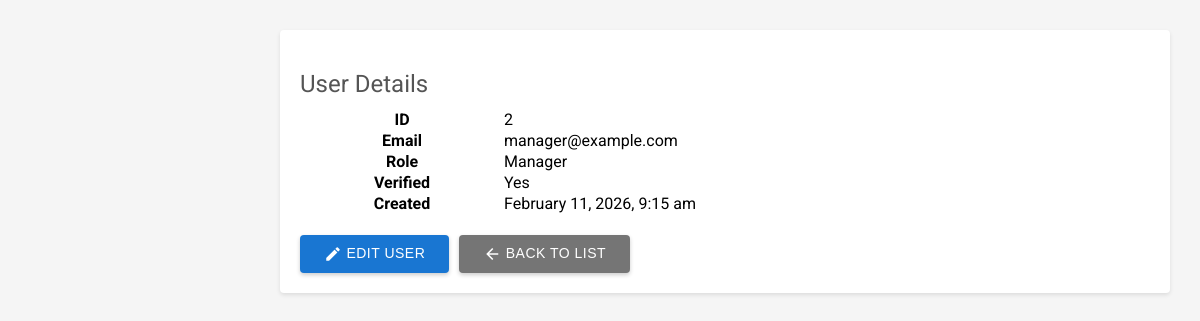
Page /app/users/user-view.php?user_id=2 (signed in) on the committed database.
### tables this page shows
CREATE TABLE users (
    id INT AUTO_INCREMENT PRIMARY KEY,
    email VARCHAR(255) UNIQUE NOT NULL,
    password VARCHAR(255) NOT NULL,
    role ENUM('admin', 'manager', 'user') DEFAULT 'user',

     
    is_verified TINYINT(1) DEFAULT 0,
    verification_token VARCHAR(64),
    email_verification_expires DATETIME NULL,

    created_at TIMESTAMP DEFAULT CURRENT_TIMESTAMP,
    updated_at TIMESTAMP DEFAULT CURRENT_TIMESTAMP ON UPDATE CURRENT_TIMESTAMP
);

### app/users/user-view.php (the view, shortened to what this page needs)
<?php
require_once '../../config/config.php';
require_once '../../config/functions.php';
$userId = $_GET['user_id'] ?? 0;
$stmt = $pdo->prepare("SELECT id, email, role, is_verified, verification_token, email_verification_expires, created_at FROM users WHERE id = ?");
$stmt->execute([$userId]);
$user = $stmt->fetch(PDO::FETCH_ASSOC);
?>
<div class="card">
    <h2>User Details</h2>
    <?php if ($user): ?>
        <table>
            <tr>
                <th style="width: 200px;">ID</th>
                <td><?php echo $user['id']; ?></td>
            </tr>
            <tr>
                <th>Email</th>
                <td><?php echo htmlspecialchars($user['email']); ?></td>
            </tr>
            <tr>
                <th>Role</th>
                <td>
                    <span class="badge badge-<?php echo $user['role']; ?>">
                        <?php echo ucfirst($user['role']); ?>
                    </span>
                </td>
            </tr>
            <tr>
                <th>Verified</th>
                <td>
                    <span class="badge badge-<?php echo $user['is_verified'] ? 'verified' : 'unverified'; ?>">
                        <?php echo $user['is_verified'] ? 'Yes' : 'No'; ?>
                    </span>
                </td>
            </tr>
            <tr>
                <th>Created</th>
                <td><?php echo date('F j, Y, g:i a', strtotime($user['created_at'])); ?></td>
            </tr>
        </table>
        <div style="margin-top: 20px; display: flex; gap: 10px;">
            <a href="user-update.php?user_id=<?php echo $user['id']; ?>">
                <button>
                    <span class="material-icons" style="vertical-align: middle; font-size: 18px;">edit</span>
                    Edit User
                </button>
            </a>
            <a href="dashboard.php">
                <button style="background: #757575;">
                    <span class="material-icons" style="vertical-align: middle; font-size: 18px;">arrow_back</span>
                    Back to List
                </button>
            </a>
        </div>
    <?php else: ?>
        <div class="error">User not found.</div>
    <?php endif; ?>
</div>

### assets/css/style.css (style rules this page uses)
* { margin: 0; padding: 0; box-sizing: border-box; }
body { font-family: 'Roboto', Arial, sans-serif; background: #f5f5f5; display: flex; min-height: 100vh; }
h2 { color: #555; margin: 20px 0 10px; font-weight: 400; }
.card { background: white; border-radius: 4px; box-shadow: 0 2px 4px rgba(0, 0, 0, 0.1); padding: 20px; margin-bottom: 20px; }
button { background: #1976d2; color: white; padding: 10px 24px; border: none; border-radius: 4px; cursor: pointer; font-size: 14px; font-weight: 500; text-transform: uppercase; letter-spacing: 0.5px; box-shadow: 0 2px 4px rgba(0, 0, 0, 0.2); transition: background 0.2s, box-shadow 0.2s; }
a { color: #1976d2; text-decoration: none; }

### rows in the picture
users: id "2", email "manager@example.com", role "Manager", created_at "February 11, 2026, 9:15 am"
